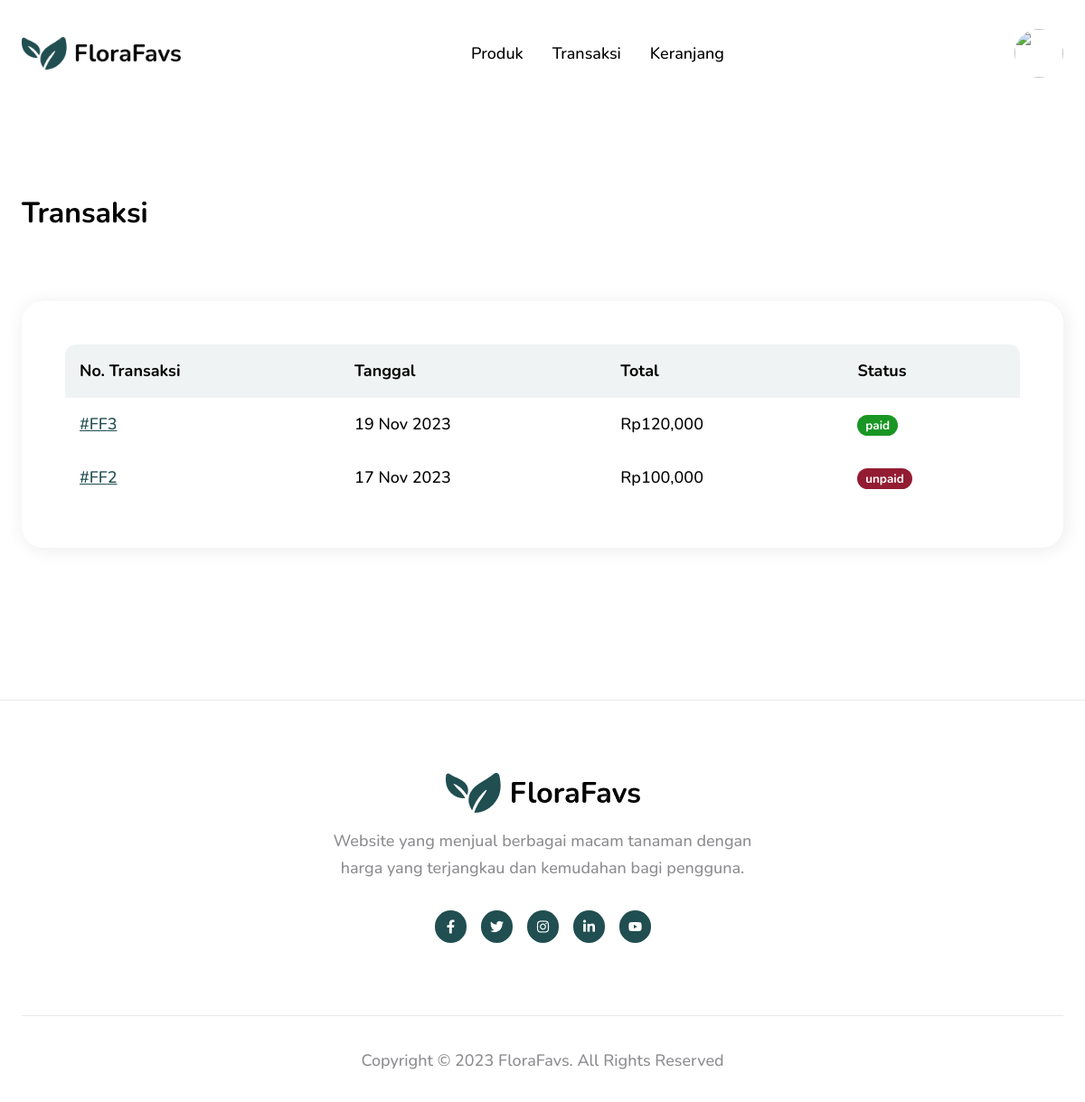
/transactions.php (signed in), run on the app's committed database.
### tables this page shows
CREATE TABLE `orders` (
  `order_id` int(11) NOT NULL,
  `customer_id` int(11) NOT NULL,
  `payment_method_id` int(11) NOT NULL,
  `order_date` date NOT NULL,
  `order_status` varchar(50) NOT NULL,
  `order_total_price` int(11) NOT NULL
);

### data/order.php (called while the page is built, shortened)
<?php
function get_orders($customer_id)
{
  try {
    $db = new PDO('mysql:host=localhost;dbname=' . DB_NAME, DB_USERNAME, DB_PASSWORD, [PDO::ATTR_ERRMODE => PDO::ERRMODE_EXCEPTION]);
    $statement = $db->prepare("SELECT * FROM orders WHERE customer_id = :customer_id ORDER BY order_id DESC");
    $statement->bindValue(":customer_id", $customer_id);
    $statement->execute();
    $orders = $statement->fetchAll(PDO::FETCH_ASSOC);
    return $orders;
  } catch (PDOException $error) {
    throw new Exception($error->getMessage());
  }
}

### transactions.php (the view, shortened to what this page needs)
<?php
require_once('data/order.php');
$orders = get_orders($_SESSION['customer_id']);
require('layouts/header.php');
?>
<link rel="stylesheet" href="./assets/css/transactions.css">
<main>
  <div class="container transactions">
    <div class="section-header">
      <h2>Transaksi</h2>
    </div>
    <div class="transactions__body">
      <table class="transactions__table">
        <thead>
          <tr>
            <th>No. Transaksi</th>
            <th>Tanggal</th>
            <th>Total</th>
            <th>Status</th>
          </tr>
        </thead>
        <tbody>
          <?php foreach ($orders as $order) : ?>
            <tr>
              <td><a href="./transaction-single.php?order_id=<?= $order['order_id'] ?>">#FF<?= $order['order_id'] ?></a></td>
              <td><?= date('d M Y', strtotime($order['order_date'])) ?></td>
              <td>Rp<?= number_format($order['order_total_price']) ?></td>
              <td><span class="badge <?= $order['order_status'] == 'paid' ? 'badge_success' : 'badge_danger' ?>"><?= $order['order_status'] ?></span></td>
            </tr>
          <?php endforeach; ?>
        </tbody>
      </table>
    </div>
  </div>
</main>
<?php
require('layouts/footer.php');
?>

### assets/css/style.css (style rules this page uses)
html, body, div, span, applet, object, iframe, h1, h2, h3, h4, h5, h6, p, blockquote, pre, a, abbr, acronym, address, big, cite, code, del, dfn, em, img, ins, kbd, q, s, samp, small, strike, strong, sub, sup, tt, var, b, u, i, center, dl, dt, dd, ol, ul, li, fieldset, form, label, legend, table, caption, tbody, tfoot, thead, tr, th, td, article, aside, canvas, details, embed, figure, figcaption, footer, header, hgroup, menu, nav, output, ruby, section, summary, time, mark, audio, video { margin: 0; padding: 0; border: 0; font-size: 100%; font: inherit; vertical-align: baseline; }
body { line-height: 1.5; }
table { border-collapse: collapse; border-spacing: 0; }
html { box-sizing: border-box; font-family: "Nunito", sans-serif; font-size: 16px; font-weight: 500; }
body { background-color: #ffffff; color: #000000; }
*, *::before, *::after { box-sizing: border-box; }
.container { margin-inline: auto; max-width: 1318px; padding-inline: 1.5rem; width: 100%; }

### assets/css/customer.css (style rules this page uses)
.badge { display: inline-block; padding: 0.35em 0.65em; font-size: 0.75em; font-weight: 700; line-height: 1; color: #000000; text-align: center; white-space: nowrap; vertical-align: baseline; border-radius: 9999rem; }
.badge_success { color: #ffffff; background-color: #199623; }
.badge_danger { color: #ffffff; background-color: #931c32; }
.section-header { display: flex; align-items: center; justify-content: space-between; min-height: 67px; }
.section-header h2 { font-size: 32px; font-weight: 700; }

### assets/css/transactions.css (style rules this page uses)
.transactions { display: flex; flex-direction: column; gap: 64px; padding-block: 84px; }
.transactions__body { padding: 48px; border-radius: 24px; box-shadow: 2px 2px 20px rgba(8, 15, 52, 0.0823529412); }
.transactions__table { width: 100%; font-size: 18px; border-radius: 12px; overflow: hidden; }
.transactions__table > :not(caption) > * > * { padding: 16px 16px; }
.transactions__table th { text-align: inherit; font-weight: 700; background-color: rgba(32, 78, 81, 0.0666666667); }
.transactions__table a { color: #204e51; }

### data on the page
orders: order_id "3", order_date "19 Nov 2023", order_total_price "120,000", order_status "paid"
orders: order_id "2", order_date "17 Nov 2023", order_total_price "100,000", order_status "unpaid"
